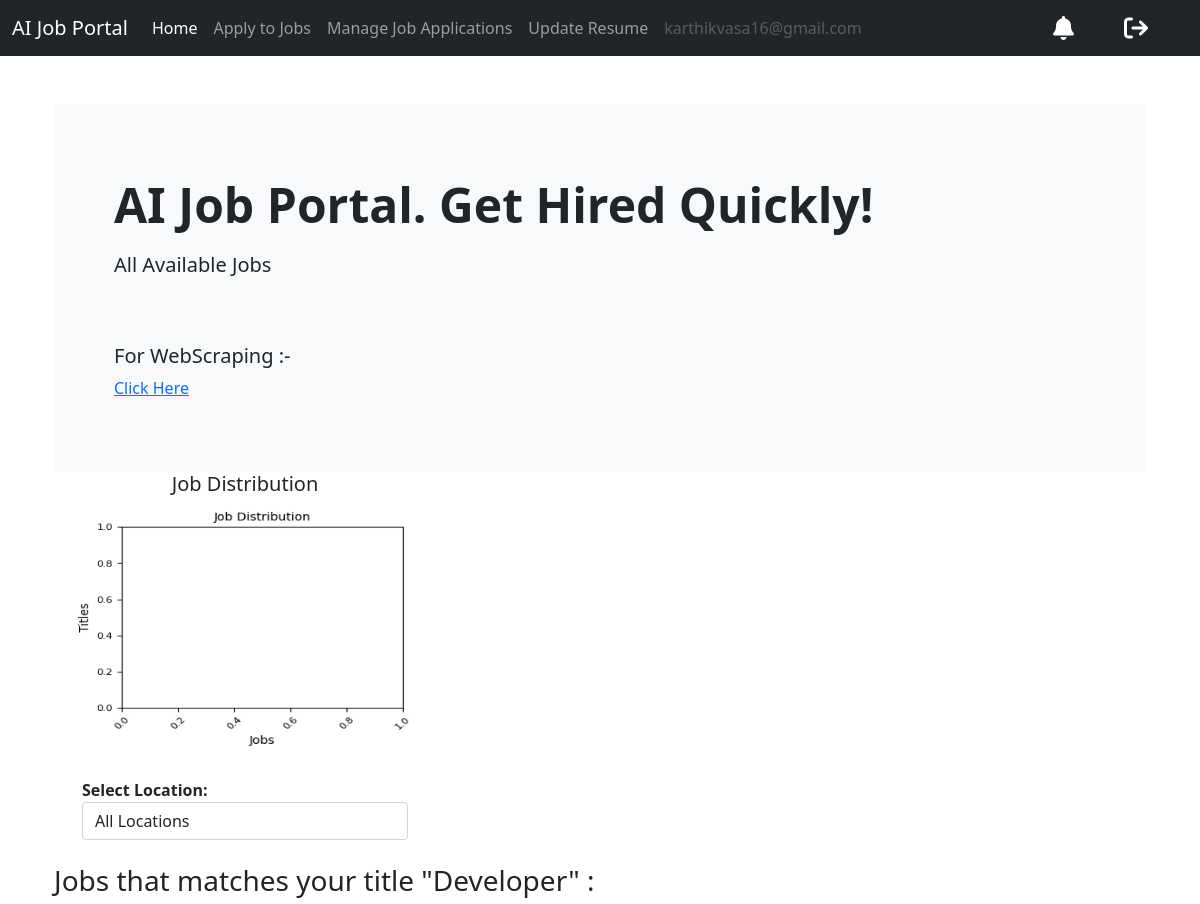
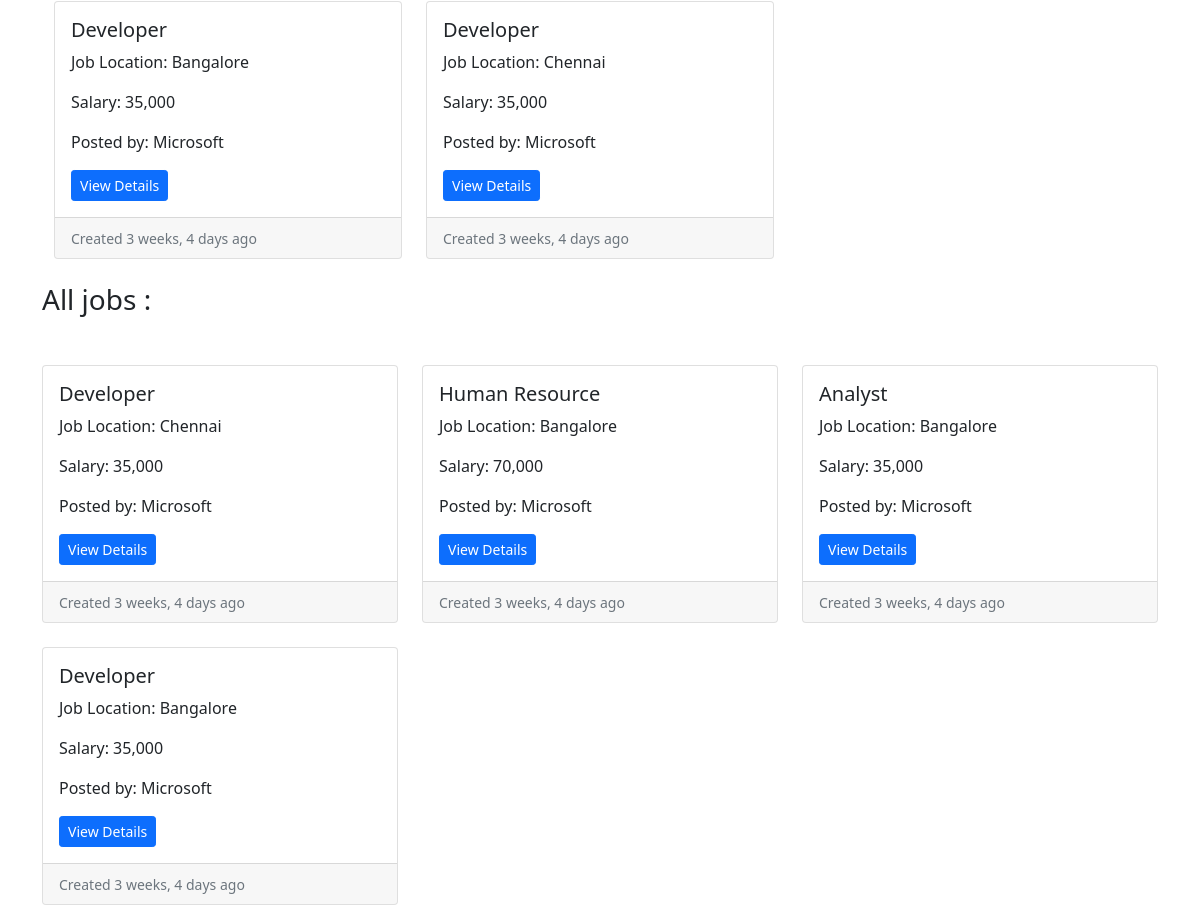
The page /job-listing/ (signed in) on the database its author committed (2 pictures, top to bottom).
### users/models.py (models this page shows)
class User(AbstractUser):
    email = models.EmailField(unique = False)
    username_validator = UnicodeUsernameValidator()
    username = models.CharField(
        _("username"),
        max_length=150,
        unique=False,
        help_text=_(
            "Required. 150 characters or fewer. Letters, digits and @/./+/-/_ only."
        ),
        validators=[username_validator],
        error_messages={
            "unique": _("A user with that username already exists."),
        },
    )
    is_recruiter = models.BooleanField(default = False)
    is_applicant = models.BooleanField(default = False)
    has_resume = models.BooleanField(default = False)
    has_company = models.BooleanField(default = False)
    is_verified = models.BooleanField(default=None, null=True)
    email_hash = models.CharField(max_length=50, blank=True, null=True)
    class Meta:
        unique_together = ('email', 'is_verified')

### resume/models.py (models this page shows, shortened)
class Resume(models.Model):
    title_choices = (
        ('Developer', 'Developer'),
        ('Consultant','Consultant'),
        ('Analyst' , 'Analyst'),
        ('Manager' , 'Manager'),
        ('UI/UX' , 'UI/UX'),
        ('Human Resource' , 'Human Resource'),
        ('Operations' , 'Operations')
    )
    user = models.OneToOneField(User, on_delete=models.CASCADE)
    first_name = models.CharField(max_length = 100, null = True, blank = True)
    surname = models.CharField(max_length = 100, null = True, blank = True)
    location = models.CharField(max_length = 100, null = True, blank = True)
    title = models.CharField(max_length=100, choices = title_choices, null = True, blank = True)
    upload_resume = models.FileField(upload_to='uploaded_resumes/', null = True, blank = True)

### job/models.py (models this page shows, shortened)
class Job(models.Model):
    job_type_choices = (
        ('Remote', 'Remote'),
        ('Onsite', 'Onsite'),
        ('Hybrid', 'Hybrid')
    )
    state_choices = (
        ('Karnataka', 'Karnataka'),
        ('Assam', 'Assam'),
        ('Gujarat', 'Gujarat'),
        ('Kashmir', 'Kashmir'),
        ('Tamil Nadu', 'Tamil Nadu'),
        ('Bihar', 'Bihar'),
        ('Uttar Pradesh', 'Uttar Pradesh')
    )
    industry_choices = (
        ('Technology', 'Technology'),
        ('Education', 'Education'),
        ('Transportation', 'Transportation'),
        ('Finance', 'Finance'),
        ('Healthcare', 'Healthcare'),
        ('Sports', 'Sports'),
        ('Energy', 'Energy')
    )
    title_choices = (
        ('Developer', 'Developer'),
        ('Consultant','Consultant'),
        ('Analyst' , 'Analyst'),
        ('Manager' , 'Manager'),
        ('UI/UX' , 'UI/UX'),
        ('Human Resource' , 'Human Resource'),
        ('Operations' , 'Operations')
    )
    user = models.ForeignKey(User, on_delete=models.CASCADE)
    company = models.ForeignKey(Company, on_delete=models.CASCADE)
    title = models.CharField(max_length=100, choices = title_choices, null = True, blank = True)
    city = models.CharField(max_length=100)
    salary = models.PositiveIntegerField(default=35000)
    requirements = models.TextField()
    ideal_candidate = models.TextField()
    is_available = models.BooleanField(default=True)
    timestamp = models.DateTimeField(auto_now_add=True)
    industry = models.CharField(max_length=20, choices=industry_choices, null=True, blank=True)
    state = models.CharField(max_length=20, choices=state_choices, null=True, blank=True)
    job_type = models.CharField(max_length=20, choices=job_type_choices, null=True, blank=True)

### company/models.py (models this page shows)
class Company(models.Model):
    user = models.OneToOneField(User, on_delete=models.CASCADE)
    name = models.CharField(max_length = 100, null = True, blank = True)
    estd = models.PositiveIntegerField(null = True, blank = True)
    city = models.CharField(max_length = 100, null = True, blank = True)
    state = models.CharField(max_length = 100, null = True, blank = True)
    def __str__(self):
        return self.name

### website/views.py (the view)
# urls.py: path('job-listing/', views.job_listing, name='job-listing'),
def job_listing(request):
    jobs = Job.objects.filter(is_available=True).order_by('-timestamp')
    locations = Job.objects.values_list('city', flat=True).distinct()  # Unique locations
    location = request.GET.get("location", "")
    if location:
        jobs = jobs.filter(city__iexact=location)  # Filter by selected location
    """Recommend jobs where Job.title matches Resume.title."""
    recommended_jobs = []
    if request.user.is_authenticated:
        user_resume = Resume.objects.filter(user_id=request.user.id).first()  # Get the user's resume
        if user_resume:
            recommended_jobs = Job.objects.filter(title=user_resume.title, is_available=True)
    context = {'jobs': jobs, 'locations': locations, 'location': location, 'recommended_jobs': recommended_jobs, 'title':user_resume.title}
    return render(request, 'website/job_listing.html', context)

### templates/website/job_listing.html (shortened to what this page needs)
{% extends 'base.html' %}
{% load humanize %}
{% block content %}
<section>
    <div class="container d-flex align-items-center justify-content-between flex-wrap">
        <div class="p-5 bg-light rounded-3 flex-grow-1">
            <div class="container-fluid py-4">
                <h2 class="display-5 fw-bold">AI Job Portal. Get Hired Quickly!</h2>
                <p class="fs-5 mt-3">
                    All Available Jobs
                </p><br><br>
                <h5>For WebScraping :-</h5>
                <a href="/scraping">Click Here</a>
            </div>
        </div>
        <div class="flex-shrink-0 ms-3" style="width: 350px;">
            <h5 class="text-center">Job Distribution</h5>
            <img id="job-graph" src="{% url 'job_graph' %}?location={{ location }}" width="100%" height="250px">
<div class="container mt-4">
    <label for="location"><strong>Select Location:</strong></label>
    <select id="location" name="location" class="form-control">
        <option value="">All Locations</option>
    </select>
</div>
        </div>
    </div>
</section>
{% if recommended_jobs %}
<div class="container mt-4">
    <h3>Jobs that matches your title "{{title}}" :</h3>
    <div class="row row-cols-1 row-cols-md-3 g-4">
        {% for jobs in recommended_jobs %}
        <div class="col">
            <div class="card h-100">
                <div class="card-body">
                    <h5 class="card-title">{{ jobs.title }}</h5>
                    <p class="card-text">Job Location: {{ jobs.city }}</p>
                    <p class="card-text">Salary: {{ jobs.salary|intcomma }}</p>
                    <p class="card-text">Posted by: {{ jobs.company }}</p>
                    <a class="btn btn-primary btn-sm" href="{% url 'job-details' jobs.pk %}">View Details</a>
                </div>
                <div class="card-footer">
                    <small class="text-muted">Created {{ jobs.timestamp|naturaltime }}</small>
                </div>
            </div>
        </div>
        {% endfor %}
    </div>
</div>
{% endif %}
<br>
{% if jobs %}
<h3>All jobs :</h3>
<div class="row row-cols-1 row-cols-md-3 g-4 mt-4">
    {% for job in jobs %}
    <div class="col">
        <div class="card h-100">
            <div class="card-body">
                <h5 class="card-title">{{ job.title }}</h5>
                <p class="card-text">Job Location: {{ job.city }}</p>
                <p class="card-text">Salary: {{ job.salary|intcomma }}</p>
                <p class="card-text">Posted by: {{ job.company }}</p>
                <a class="btn btn-primary btn-sm" href="{% url 'job-details' job.pk %}"> View Details </a>
            </div>
            <div class="card-footer">
                <small class="text-muted">Created {{ job.timestamp|naturaltime }}</small>
            </div>
        </div>
    </div>
    {% endfor %}
    {% endif %}
</div>
{% endblock content %}

### templates/base.html (shortened to what this page needs)
<!DOCTYPE html>
<html lang="en">
<head>
    <link href = "https://cdnjs.cloudflare.com/ajax/libs/font-awesome/6.4.0/css/all.min.css" rel = "stylesheet" type="text/css"/>
    <link href = "https://cdn.jsdelivr.net/npm/bootstrap@5.0.2/dist/css/bootstrap.min.css" rel = "stylesheet"
>
</head>
<body>
    <nav class="navbar navbar-expand-lg navbar-dark bg-dark">
        <div class="container-fluid">
            <a class="navbar-brand" href="{% url 'home' %}">AI Job Portal</a>
            <div class="collapse navbar-collapse" id="navbarSupportedContent">
                {% if request.user.is_authenticated and request.user.is_verified %}
                {% if request.user.is_applicant %}
                <ul class="navbar-nav me-auto mb-2 mb-lg-0">
                    <li class="nav-item">
                        <a class="nav-link active" aria-current="page" href="{% url 'dashboard' %}">Home</a>
                    </li>
                    {% if request.user.has_resume %}
                    <li class="nav-item">
                        <a class="nav-link" href="{% url 'job-listing' %}">Apply to Jobs</a>
                    </li>
                    <li class="nav-item">
                        <a class="nav-link" aria-current="page" href="{% url 'applied-jobs' %}">Manage Job Applications</a>
                    </li>
                    <li class="nav-item">
                        <a class="nav-link" aria-current="page" href="{% url 'update-resume' %}">Update Resume</a>
                    </li>
                    {% else %}
                    <li class="nav-item">
                        <a class="nav-link" href="{% url 'update-resume' %}">Create Resume</a>
                    </li>
                    {% endif %}
                    <li class="nav-item">
                        <a class="nav-link disabled" href="#" tabindex="-1" aria-disabled="true">{{request.user.email}}</a>
                    </li>
                </ul>
                {% endif %}
                <a href="{% url 'notifications' %}" class="notification-link" style="margin-right: 50px;color:white">
                    <i class="fa-sharp fa-solid fa-bell fa-xl"></i>
                </a>
                <a href="{% url 'logout' %}"  style="margin-right: 40px;color:white;">
                    <i class="fa-sharp fa-solid fa-arrow-right-from-bracket fa-xl"></i>
                </a>
                {% endif %}
            </div>
        </div>
    </nav>
    <div class="container mt-5">
        {% block content %}
        {% endblock content %}
    </div>
</body>
</html>

### rows shown on the page
User: user.email "karthikvasa16@gmail.com"
Resume: title "Developer"
Job: title "Developer", city "Bangalore", salary "35,000", company "Microsoft", timestamp "3 weeks, 4 days ago"
Job: title "Developer", city "Chennai", salary "35,000", company "Microsoft", timestamp "3 weeks, 4 days ago"
Job: title "Human Resource", city "Bangalore", salary "70,000", company "Microsoft", timestamp "3 weeks, 4 days ago"
Job: title "Analyst", city "Bangalore", salary "35,000", company "Microsoft", timestamp "3 weeks, 4 days ago"
